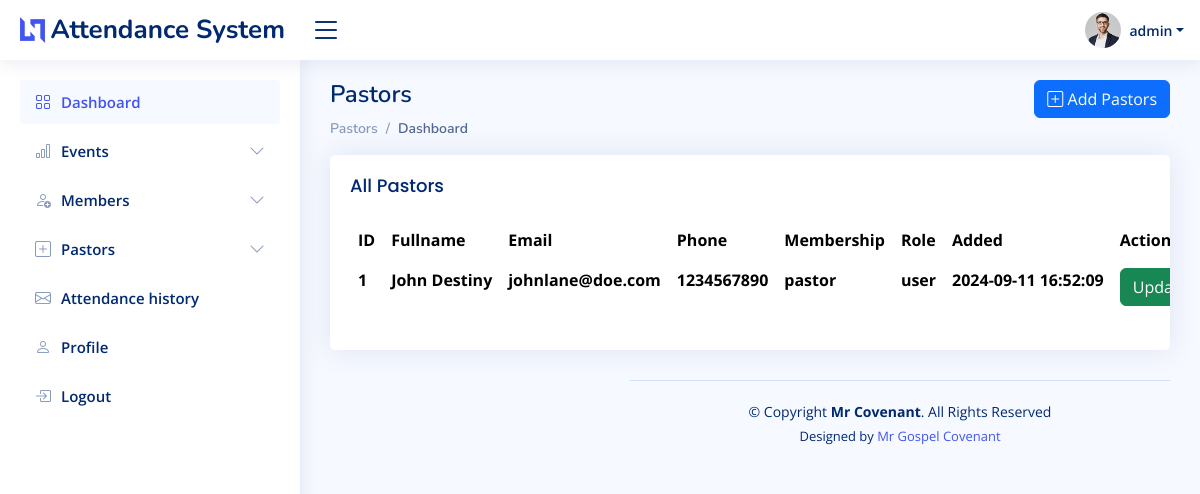
The app's page /admin/pastors.php (signed in) with its own data.
### tables this page shows
CREATE TABLE `users` (
  `id` int(255) NOT NULL,
  `firstname` varchar(255) NOT NULL,
  `lastname` varchar(255) NOT NULL,
  `email` varchar(255) NOT NULL,
  `membership` varchar(255) NOT NULL,
  `role` varchar(255) NOT NULL DEFAULT 'user',
  `phone` varchar(255) DEFAULT NULL,
  `password` varchar(255) NOT NULL,
  `updated_at` datetime NOT NULL DEFAULT current_timestamp() ON UPDATE current_timestamp(),
  `created_at` datetime NOT NULL DEFAULT current_timestamp()
);

### admin/pastors.php (the view, shortened to what this page needs)
<?php
require('../config/db.php');
?>
<!DOCTYPE html>
<html lang="en">
<head>
    <link href="assets/vendor/bootstrap/css/bootstrap.min.css" rel="stylesheet">
    <link href="assets/vendor/bootstrap-icons/bootstrap-icons.css" rel="stylesheet">
    <link href="assets/vendor/boxicons/css/boxicons.min.css" rel="stylesheet">
    <link href="assets/vendor/quill/quill.snow.css" rel="stylesheet">
    <link href="assets/vendor/quill/quill.bubble.css" rel="stylesheet">
    <link href="assets/vendor/remixicon/remixicon.css" rel="stylesheet">
    <link href="assets/vendor/simple-datatables/style.css" rel="stylesheet">
    <link href="assets/css/style.css" rel="stylesheet">
</head>
<body>
    <?php require("includes/header.php") ?>
    <?php require("includes/sidebar.php") ?>
    <main id="main" class="main">
        <div class="pagetitle">
            <div class="d-flex justify-content-between">
                <h1>Pastors</h1>
                <a href="members.php" class="btn btn-primary"> <i class="bi bi-plus-square"></i> Add Pastors</a>
            </div>
            <nav>
                <ol class="breadcrumb">
                    <li class="breadcrumb-item"><a href="index.php">Pastors</a></li>
                    <li class="breadcrumb-item active">Dashboard</li>
                </ol>
            </nav>
        </div>
        <section class="section dashboard">
            <div class="row">
                <div class="col-12">
                    <div class="card Last-Attended overflow-auto">
                        <div class="card-body">
                            <h5 class="card-title">All Pastors<span></span></h5>
                            <table class="table table-borderless datatable">
                                <thead>
                                    <tr>
                                        <th scope="col">ID</th>
                                        <th scope="col">Fullname</th>
                                        <th scope="col">Email</th>
                                        <th scope="col">Phone</th>
                                        <th scope="col">Membership</th>
                                        <th scope="col">Role</th>
                                        <th scope="col">Added</th>
                                        <th scope="col">Action</th>
                                    </tr>
                                </thead>
                                <tbody>
                                    <?php
                                        $sql = mysqli_query($connection, "SELECT * FROM users where membership='pastor' order by id DESC");
                                        $n = 1;
                                        while($row =mysqli_fetch_assoc($sql)){
                                    ?>
                                    <tr>
                                        <th><?=$n++ ?></th>
                                        <th><?php echo $row['firstname'] ?> <?php echo $row['lastname'] ?></th>
                                        <th><?php echo $row['email'] ?></th>
                                        <th><?php echo $row['phone'] ?></th>
                                        <th><?php echo $row['membership'] ?></th>
                                        <th><?php echo $row['role'] ?></th>
                                        <th><?php echo $row['created_at'] ?></th>
                                        <th>
                                            <a href="members_edit.php?userid=<?php echo $row['id'] ?>" class="btn btn-success">
                                                Update
                                            </a>
                                        </th>
                                    </tr>
                                    <?php
                                        }
                                    ?>
                                </tbody>
                            </table>
                        </div>
                    </div>
                </div>
            </div>
            <?php require("includes/footer.php") ?>
</body>
</html>

### admin/assets/css/style.css (style rules this page uses)
:root { scroll-behavior: smooth; }
body { font-family: "Open Sans", sans-serif; background: #f6f9ff; color: #444444; }
a { color: #4154f1; text-decoration: none; }
h1, h2, h3, h4, h5, h6 { font-family: "Nunito", sans-serif; }
#main { margin-top: 60px; padding: 20px 30px; transition: all 0.3s; }
.pagetitle { margin-bottom: 10px; }
.pagetitle h1 { font-size: 24px; margin-bottom: 0; font-weight: 600; color: #012970; }
.card { margin-bottom: 30px; border: none; border-radius: 5px; box-shadow: 0px 0 30px rgba(1, 41, 112, 0.1); }
.card-title { padding: 20px 0 15px 0; font-size: 18px; font-weight: 500; color: #012970; font-family: "Poppins", sans-serif; }
.card-body { padding: 0 20px 20px 20px; }
.breadcrumb { font-size: 14px; font-family: "Nunito", sans-serif; color: #899bbd; font-weight: 600; }
.breadcrumb a { color: #899bbd; transition: 0.3s; }
.breadcrumb .breadcrumb-item::before { color: #899bbd; }
.breadcrumb .active { color: #51678f; font-weight: 600; }
@media (min-width: 1200px) { #main, #footer { margin-left: 300px; } }

### admin/pastors.php (style rules this page uses)
table, tr,td { white-space: nowrap; }

### records on screen
users: firstname "John", lastname "Destiny", email "johnlane@doe.com", phone "1234567890", membership "pastor", role "user", created_at "2024-09-11 16:52:09"

### other values on screen
$_SESSION['firstname'] "admin"
